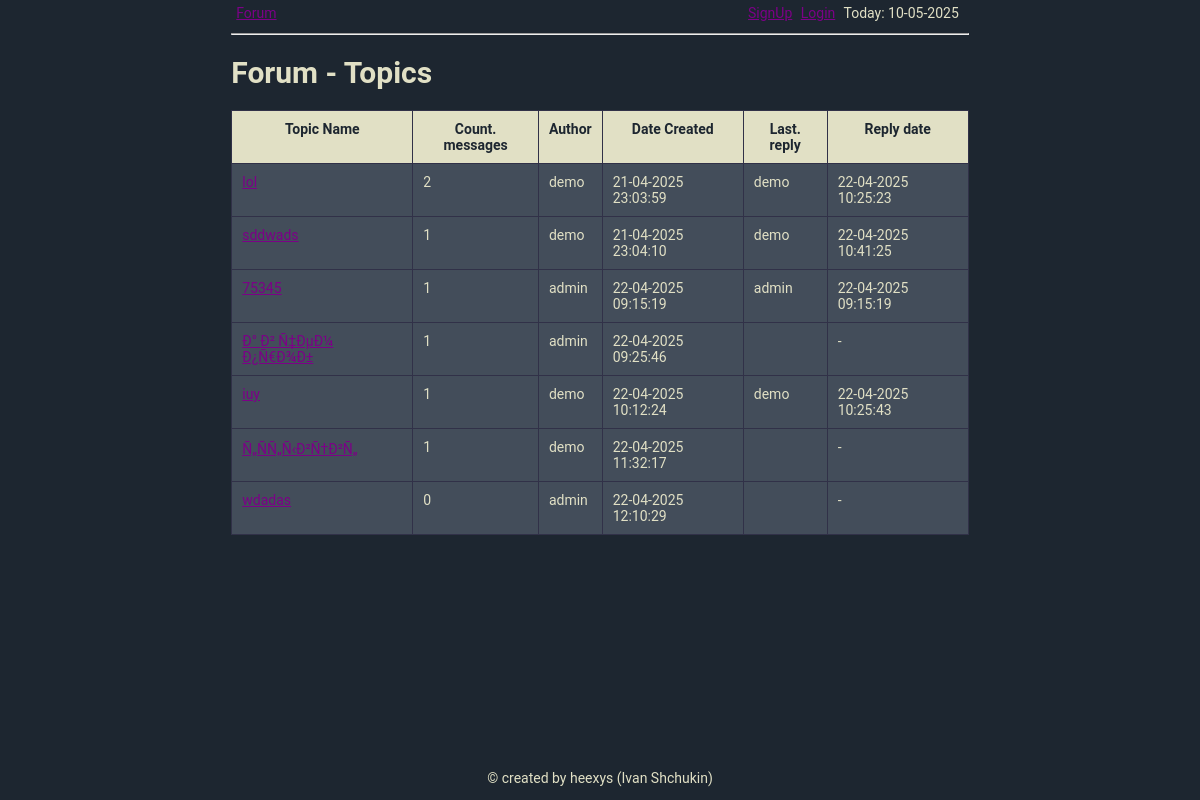
Before: / with the older database file.
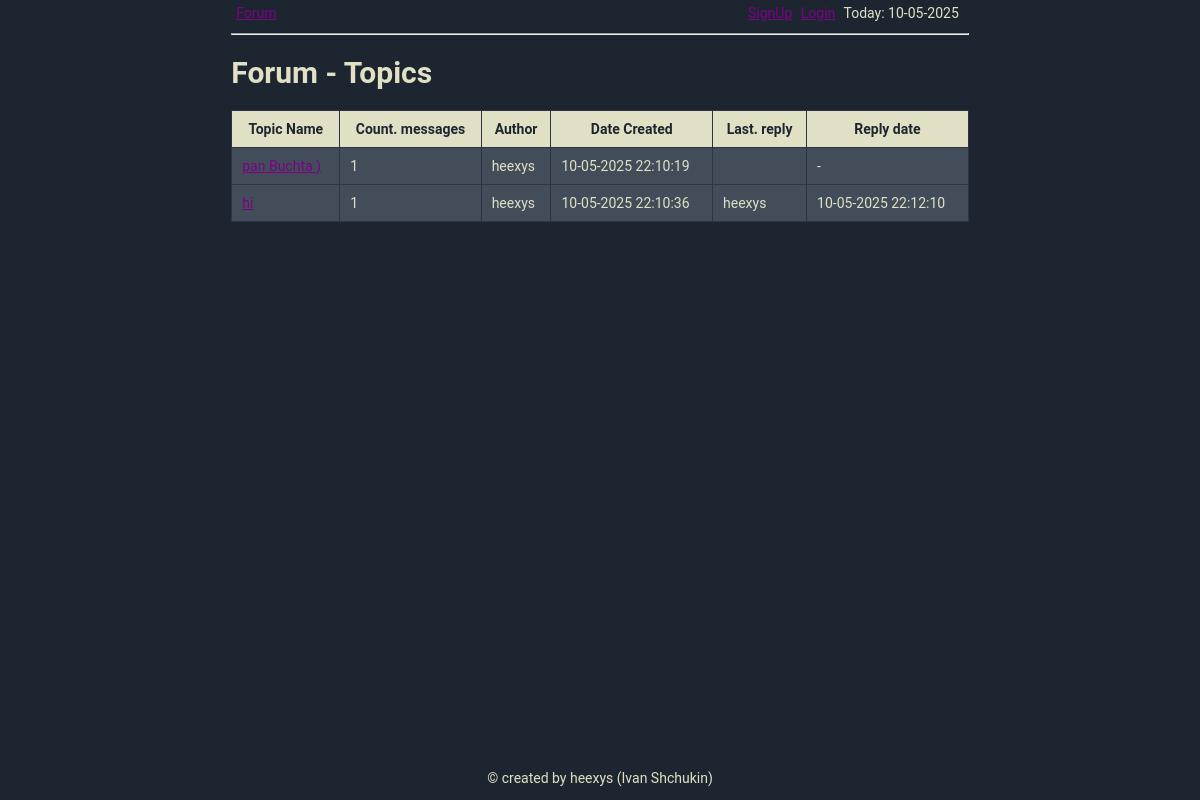
After: the same page with the newer database file.
### tables this page shows
CREATE TABLE `f_topic` (
  `id` int(11) NOT NULL,
  `name` varchar(255) NOT NULL,
  `countMessages` int(11) DEFAULT NULL,
  `userId` int(11) UNSIGNED NOT NULL,
  `dateCreate` int(11) NOT NULL,
  `replyUserId` int(11) UNSIGNED DEFAULT NULL,
  `dateReply` int(11) DEFAULT NULL
);

CREATE TABLE `f_user` (
  `id` int(11) UNSIGNED NOT NULL,
  `login` varchar(32) NOT NULL,
  `email` varchar(32) NOT NULL,
  `password` varchar(255) NOT NULL,
  `name` varchar(32) NOT NULL,
  `surname` varchar(32) NOT NULL
);

### forum.php (the view, shortened to what this page needs)
<?php
$res = $connect->prepare("
    SELECT t.*,
           u.login AS authorName,
           ru.login AS replyName
    FROM f_topic t
    LEFT JOIN f_user u ON t.userId = u.id
    LEFT JOIN f_user ru ON t.replyUserId = ru.id
");
$res->execute();
$result = $res->get_result();
$topicList = $result->fetch_all(MYSQLI_ASSOC);
include PATH.'/header.php';
?>
<h1>Forum - Topics</h1>
<table>
    <thead>
        <tr>
            <th>Topic Name</th>
            <th>Count. messages</th>
            <th>Author</th>
            <th>Date Created</th>
            <th>Last. reply</th>
            <th>Reply date</th>
        </tr>
    </thead>
    <tbody>
        <?php foreach($topicList as $topic):?>
            <tr>
                <td><a href="/pt/?page=topic&topicId=<?=$topic['id']?>"><?=$topic['name']?></a></td>
                <td><?=$topic['countMessages']?></td>
                <td><?=$topic['authorName']?></td>
                <td><?=date('d-m-Y H:i:s', $topic['dateCreate'])?></td>
                <td><?=$topic['replyName']?></td>
                <td><?=$topic['dateReply'] ? date('d-m-Y H:i:s', $topic['dateReply']) : '-'?></td>
            </tr>
        <?php endforeach?>
    </tbody>
</table>
<?php include PATH.'/footer.php' ?>

### index.php (shortened to what this page needs)
<?php
	include PATH.'/db_conn.php';
	if (!isset($_REQUEST['page'])) {
    include PATH.'/forum.php';
    exit;
}
?>

### header.php (shortened to what this page needs)
<!DOCTYPE html>
<html lang="en"><head><meta http-equiv="Content-Type" content="text/html; charset=UTF-8">
    <link rel="stylesheet" href="styl.css">
</head>
<body>
<div class="wrapper">
    <div class="sidebar_left"></div>
    <div class="content">
<div class="header">
  <a href="/pt/">Forum</a>
  <div class="nav">
    <?php if(empty($_SESSION['login'])):?>
      <a href="/pt/?page=reg">SignUp</a>
      <a href="/pt/?page=auth">Login</a>
      <?php else: ?>
        <a href="/pt/?action=logout">Logout( <?=$_SESSION['login']?> )</a>
        <?php endif?>
        <span>Today: <?=date('d-m-Y', time()) ?></span>
      </div>
</div>
<hr />

### footer.php
    <div class="footer">
        <p>&copy; created by heexys (Ivan Shchukin)</p>
    </div>
</div>
</div>
</body>
</html>

### styl.css (style rules this page uses)
body { max-width: 1700px; margin: auto; font-size: 14px; background-color: #1d2630; font-family: Roboto, Arial, sans-serif; color: rgb(225, 224, 197); }
.nav, .nav a { margin-right: 5px; }
.header { display: flex; justify-content: space-between; padding: 5px; flex-direction: row; flex-wrap: wrap; }
.footer { left: 0; position: fixed; bottom: 0; width: 100%; text-align: center; background-color: #1d2630; }
.wrapper { display: grid; grid-template-columns: 0.3fr 1fr 0.3fr; gap: 10px; }
h1 { font-size: 30px; padding: 0; margin: 20px 0; }
table { width: 100%; border-collapse: collapse; }
th { color: #1d2630; }
table th, table td { background-color: #434d5a; border: #313148 1px solid; padding: 10px; vertical-align: top; }
table th { background: rgb(225, 224, 197); }
a { color: #7c0187; }

Changed rows visible on the page:
removed f_topic: name "lol", countMessages "2", replyUserId.login "demo", dateCreate "21-04-2025 23:03:59", dateReply "22-04-2025 10:25:23"
removed f_topic: name "sddwads", countMessages "1", replyUserId.login "demo", dateCreate "21-04-2025 23:04:10", dateReply "22-04-2025 10:41:25"
removed f_topic: name "75345", countMessages "1", replyUserId.login "admin", dateCreate "22-04-2025 09:15:19", dateReply "22-04-2025 09:15:19"
removed f_topic: name "Ð° Ð² Ñ‡ÐµÐ¼ Ð¿Ñ€Ð¾Ð±", countMessages "1", userId.login "admin", dateCreate "22-04-2025 09:25:46"
removed f_topic: name "iuy", countMessages "1", replyUserId.login "demo", dateCreate "22-04-2025 10:12:24", dateReply "22-04-2025 10:25:43"
removed f_topic: name "Ñ„ÑÑ„Ñ‹Ð²Ñ†Ð²Ñ„", countMessages "1", userId.login "demo", dateCreate "22-04-2025 11:32:17"
removed f_topic: name "wdadas", countMessages "0", userId.login "admin", dateCreate "22-04-2025 12:10:29"
added f_topic: name "pan Buchta )", countMessages "1", userId.login "heexys", dateCreate "10-05-2025 22:10:19"
added f_topic: name "hi", countMessages "1", replyUserId.login "heexys", dateCreate "10-05-2025 22:10:36", dateReply "10-05-2025 22:12:10"
